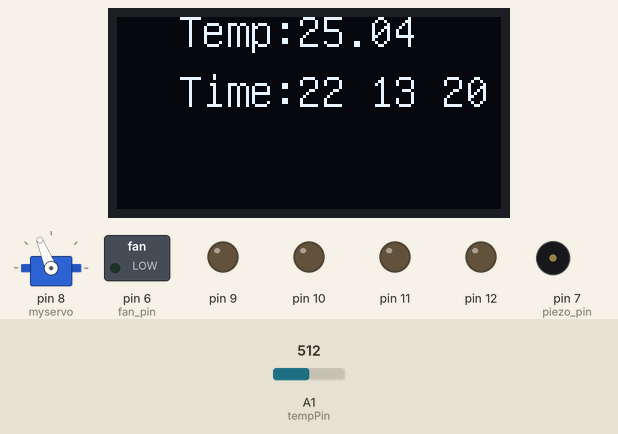
Simulated run of this sketch. Board: Arduino Uno, built with avr-gcc and run on an emulated ATmega328P. On the bench: servo, 128×64 one-colour display, switched loads named in the sketch (green lamp = pin HIGH), output pins drawn as LEDs (lit = HIGH), buzzer (waves = sounding). Dashed ring = blinking. Inputs (shaded band) come from the test bench; at power-on: A1 (tempPin) = 512. The local clock reads 2024-03-15 10:24:30 at power-on unless the sketch sets it.

Above: at 1.2 s.
1.3 s: A1 (tempPin) set to 716
At 1.73 s:
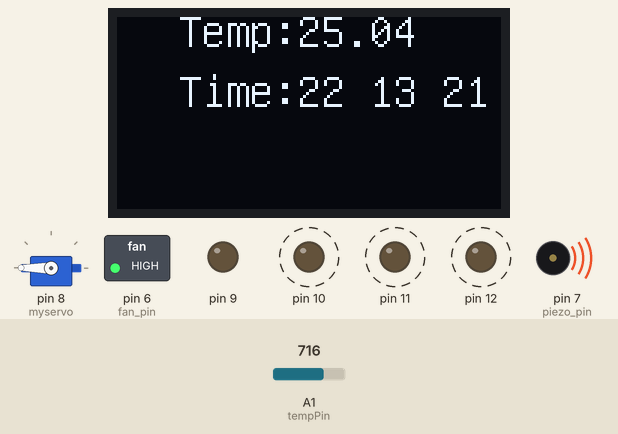
3.1 s: A1 (tempPin) set to 511
At 3.52 s:
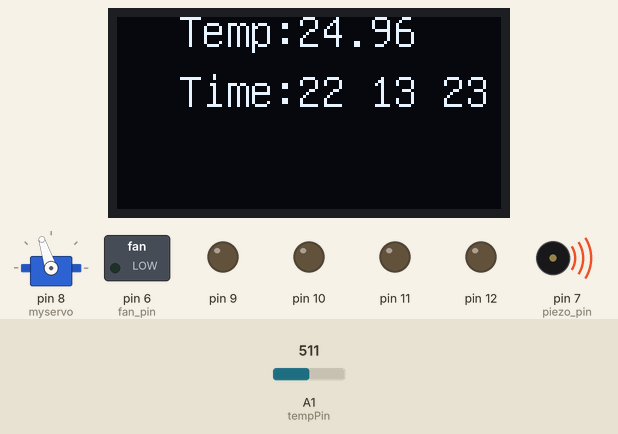
5.1 s: A1 (tempPin) set to 306
At 7.1 s:
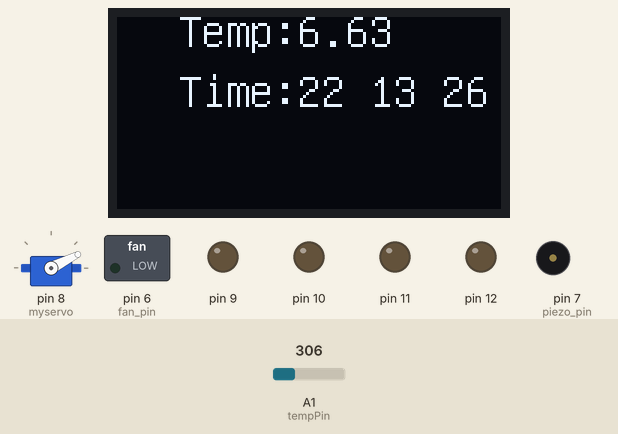
8.1 s: A1 (tempPin) set to 122
At 10.0 s:
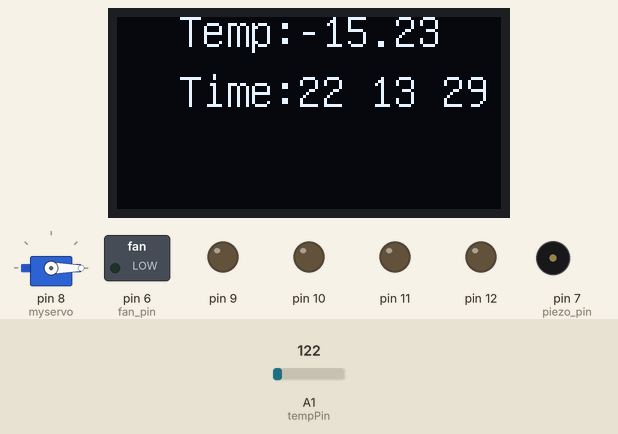
Timing chart, 0 to 11.5 s (numbered marks = the images above; inputs shaded):
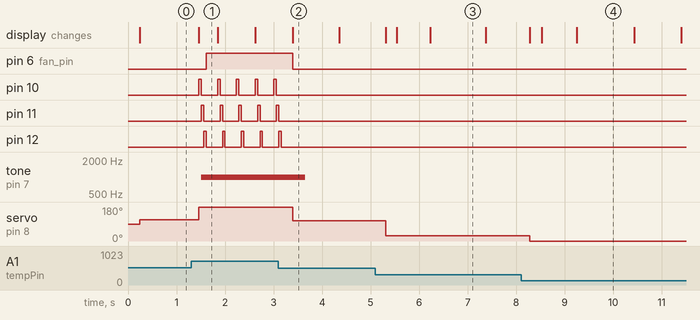

Measured:
- after the input at 1.3 s, pin 6 (fan_pin): LOW → HIGH after 0.31 s; pin 10: alternates HIGH for 0.05 s and LOW for 0.34 s, starting after 0.16 s
- after the input at 3.1 s, pin 6 (fan_pin): HIGH → LOW after 0.30 s; pin 10: stops changing and stays LOW; pin 11: goes on until 3.1 s, then stays LOW; pin 12: goes on until 3.2 s, then stays LOW; tone on pin 7 (piezo_pin): 1000 Hz → silent after 0.56 s
- after the input at 5.1 s, servo on pin 8 (myservo): 108° → 27° after 0.21 s
- after the input at 8.1 s, servo on pin 8 (myservo): 27° → 0° after 0.18 s
- what the display in image 2 shows lasts 1.0 s, from 3.4 s to 4.4 s
- what the display in image 3 shows lasts 1.2 s, from 6.2 s to 7.4 s
- what the display in image 4 shows lasts 1.2 s, from 9.2 s to 10.4 s

The sketch:

ovning_project_okt_10_copy_20241017204112.ino
```cpp
/*
* Name: clock and temp project
* Author: Elias Johnsson
* Date: 2024-10-10
* Description: This project uses a ds3231 to measure time and displays the time to an 1306 oled display,
* Further, it measures temprature with a analog temprature module and displays a mapped value to a 9g-servo-motor
*/

// Include Libraries
#include <RTClib.h>
#include <Wire.h>
#include "U8glib.h"
#include <Servo.h>
Servo myservo;
// Init constants
const int x_cord = 30;
const int y_cord = 20;
const int tempPin = A1;
const int piezo_pin = 7;
const int fan_pin = 6;
const int button_pin = 5;
// Init global variables
RTC_DS3231 rtc;
char t[32];
U8GLIB_SSD1306_128X64 u8g(U8G_I2C_OPT_NO_ACK);
// construct objects


void setup() {
  // init communication
  u8g.setFont(u8g_font_unifont);
  Serial.begin(9600);
  myservo.attach(8);
  Wire.begin();
  rtc.begin();
  rtc.adjust(DateTime(F(__DATE__),F(__TIME__)));
  pinMode(fan_pin,OUTPUT);
  pinMode(button_pin,INPUT);
  for(int i = 9;i <=12;i++){
    pinMode(i,OUTPUT);
  }

  // Init Hardware
  pinMode(tempPin, INPUT);
  }


void loop() {
  oledWrite("Time:" + String(getTime()), "Temp:" + String(getTemp()));
  servoWrite(getTemp());
  warning();
}


/*
*This function reads time from an ds3231 module and package the time as a String
*Parameters: Void
*Returns: time in hh:mm:ss as String
*/
String getTime() {
  DateTime now = rtc.now();
  String time = String(now.hour()) + " " + String(now.minute()) + " " + String(now.second());
  return time;
}

/*
* This function reads an analog pin connected to an analog temprature sensor and calculates the corresponding temp
*Parameters: Void
*Returns: temprature as float
*/
float getTemp() {
  float temp = 0;
  float R1 = 10000;  // value of R1 on board
  float logR2, R2, T;
  float c1 = 0.001129148, c2 = 0.000234125, c3 = 0.0000000876741;  //steinhart-hart coeficients for thermistor

  int Vo = analogRead(tempPin);
  R2 = R1 * (1023.0 / (float)Vo - 1.0);  //calculate resistance on thermistor
  logR2 = log(R2);
  temp = (1.0 / (c1 + c2 * logR2 + c3 * logR2 * logR2 * logR2));  // temperature in Kelvin
  temp = temp - 273.15;                                           //convert Kelvin to Celcius

  return temp;
}

/*
* This function takes a string and draws it to an oled display
*Parameters: - text: String to write to display
*Returns: void
*/
void oledWrite(String text, String text2){
  u8g.firstPage();
  do {
    u8g.drawStr(y_cord, x_cord, text.c_str());
    u8g.drawStr(y_cord, x_cord -20, text2.c_str());
  } while (u8g.nextPage());

}
/*
*This function flashes warning lights and makes a sound if the tempreture gets to high and starts to cool it with a fan
*Parameters: none
*returns: Void
*/
void warning(){
  if(getTemp() >= 28){
    for(int i=10;i<=12;i++){ // led pins är kopplade till digital pin 10-12
      digitalWrite(i,HIGH);
      delay(50);
      digitalWrite(i,LOW);
      tone(piezo_pin,1000,500);
    }
    digitalWrite(fan_pin, HIGH);
  }else{
    digitalWrite(fan_pin,LOW);
  }

}

/*
* takes a temprature value and maps it to corresppnding degree on a servo
*Parameters: - value: temprature
*Returns: void
*/
void servoWrite(float value) {
  int pos=(map(value, 0, 40, 0, 180));
  myservo.write(pos);
}
```
